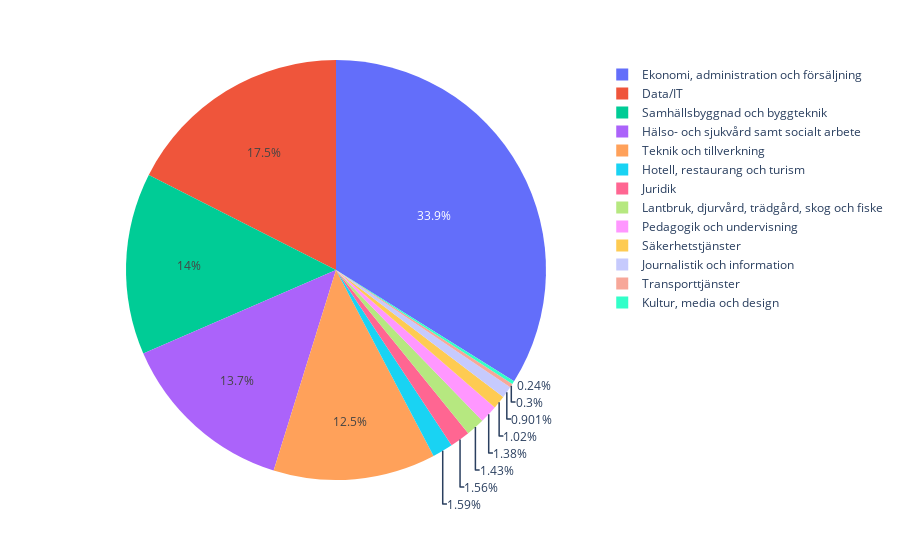

This figure's notebook cell:
### Code cell
area_stats = df_result.groupby('Utbildningsområde')['Antal beviljade platser start 2024'].sum()
fig = px.pie(values=area_stats.values, names=area_stats.index)
fig.show()

### Figure 1 — Plotly figure (JSON) as saved in the notebook; plotly's stock layout.template omitted (floating-point values rounded to 4 significant figures)
{"data": [{"domain": {"x": [0, 1], "y": [0, 1]}, "hovertemplate": "label=%{label}<br>value=%{value}<extra></extra>", "labels": ["Data/IT", "Ekonomi, administration och försäljning", "Hotell, restaurang och turism", "Hälso- och sjukvård samt socialt arbete", "Journalistik och information", "Juridik", "Kultur, media och design", "Lantbruk, djurvård, trädgård, skog och fiske", "Pedagogik och undervisning", "Samhällsbyggnad och byggteknik", "Säkerhetstjänster", "Teknik och tillverkning", "Transporttjänster"], "legendgroup": "", "name": "", "showlegend": true, "type": "pie", "values": [1459, 2822, 132, 1140, 75, 130, 20, 119, 115, 1165, 85, 1040, 25]}], "layout": {"legend": {"tracegroupgap": 0}, "margin": {"t": 60}}}
